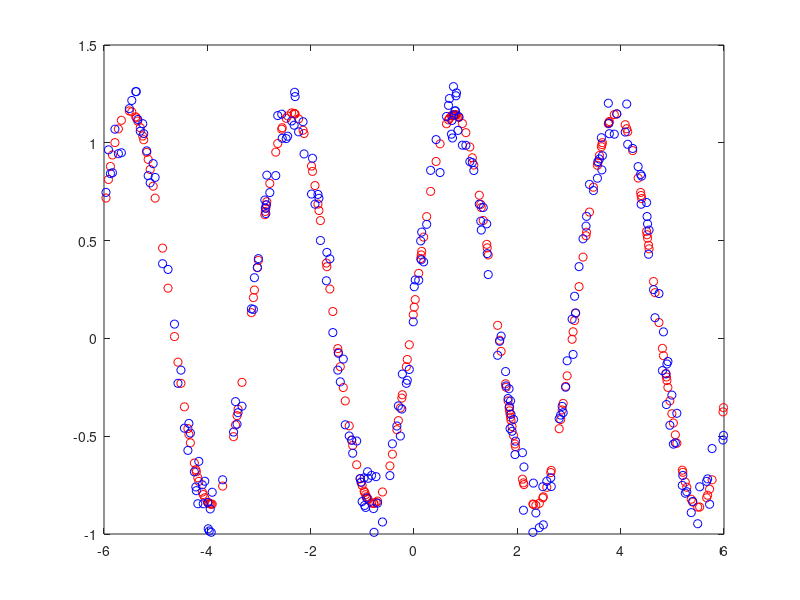

Reproduce this figure in MATLAB.

clear all;
close all;

% Gerando base X
X = linspace(-6,6,1250);
Y = sin(2*X);

randIndexes = randperm(length(X));
noise = rand(1, length(Y)) .* 0.3;

Y = Y + noise;

% Separando treino de teste
X_treino = X(randIndexes(1:floor(length(X) * 0.8)));
X_teste = X(randIndexes(floor(length(X) * 0.8) + 1:end)); % Deve ser 20x1
Y_treino = Y(randIndexes(1:floor(length(Y) * 0.8)));
Y_teste = Y(randIndexes(floor(length(Y) * 0.8) + 1:end)); % Deve ser 20x1

MSEArray = [];
numberOfTests = 1;
for testCount = 1:numberOfTests
    for q = 1:100
        p = size(X_treino,2);
        % Vetor de pesos aleatórios para a camada oculta
        W1 = rand(q,1);
        repX = repmat(X_treino, q, 1);
        H = W1 * X_treino; % 20x1
        
        H = 1 ./ (1 + exp(-H));
        % inverse = ((H'*H)\H');
        inverse = pinv(H);
        
        % Vetor de pesos
        
        W2 = Y_treino * inverse; % Deve ser 20x1
        
        
        H2 = W1 * X_teste;
        H2 = 1 ./ (1 + exp(-H2));
        
        Y_final = W2 * H2;
        MSE = sqrt(sum((Y_final - Y_teste).^2));
        MSEArray(testCount, q) = MSE;
    end
end

MediumFinalError = sum(MSEArray)./ numberOfTests;


plot(X_teste,Y_final, 'ro'); hold on;
plot(X_teste,Y_teste, 'bo');